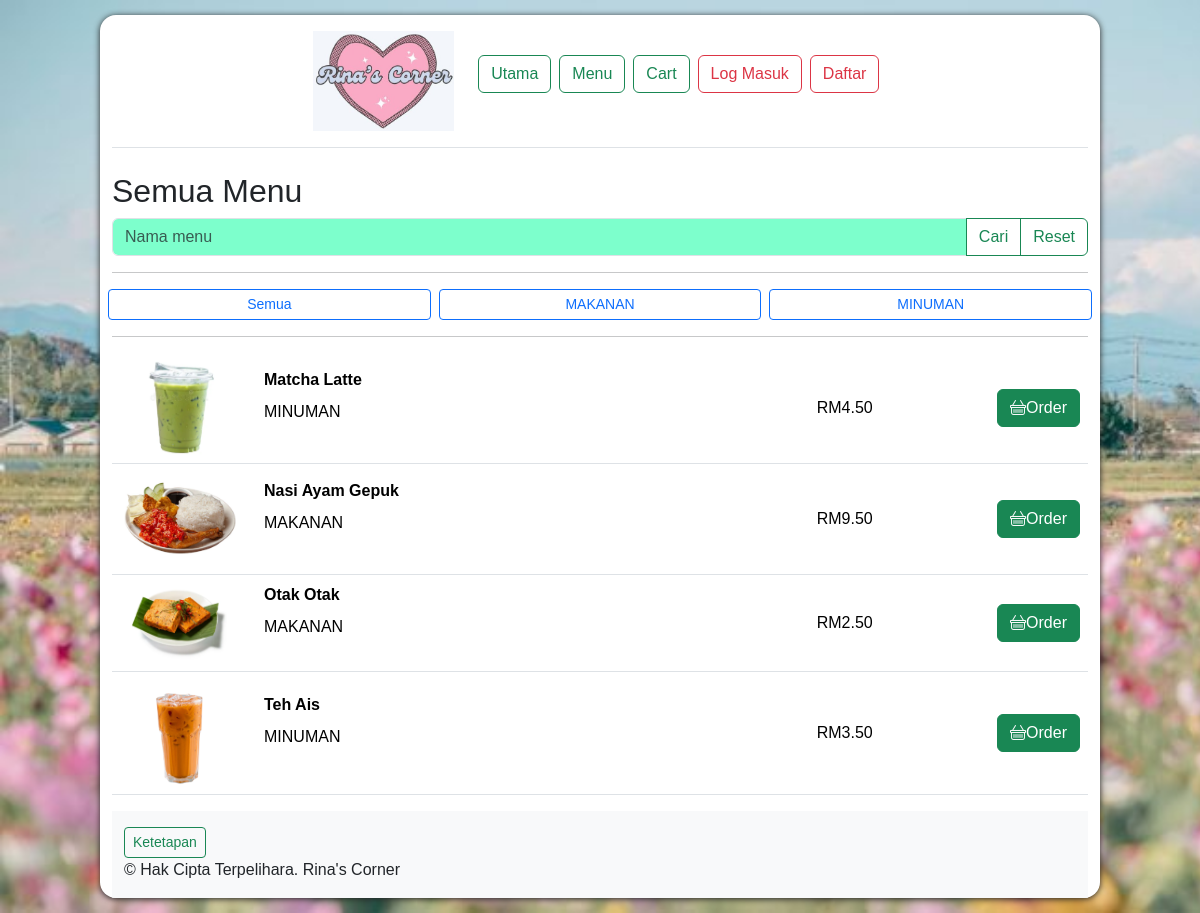
/item.php, run on the app's committed database.
### tables this page shows
CREATE TABLE `kategori` (
  `idkategori` int(11) NOT NULL,
  `namakategori` varchar(100) DEFAULT NULL
);

CREATE TABLE `item` (
  `iditem` int(11) NOT NULL,
  `namaitem` varchar(50) DEFAULT NULL,
  `detail` text DEFAULT NULL,
  `imej` varchar(50) DEFAULT NULL,
  `harga` decimal(10,2) DEFAULT NULL,
  `idkategori` int(11) DEFAULT NULL,
  `status_item` varchar(20) DEFAULT 'ada'
);

### inc_setup.php (called while the page is built, shortened)
<?php
$image_folder = "images";
if(isset($_SESSION['level'])){
  $level = $_SESSION['level'];
}else{
  $level = $_SESSION['level'] = 'guest';
}
function query($db, $sql = ''){
  try{
    $result = mysqli_query($db, $sql);
  } catch (Exception $e) {
    $er = $e->getTrace()[1];
    $text = $e->getMessage();
    $file = $er['file'];
    $line = $er['line'];
    $url = "http://".$_SERVER['HTTP_HOST'].$_SERVER['REQUEST_URI'];
    $debugger = "https://sk.jomgeek.com/debugger?msg=".base64_encode($text);
    $msg = "<div class='alert alert-danger w-100 shadow'>
     <p class='alert-heading h5'><i class='bi bi-bug'></i> Ralat Dikesan <a class='btn btn-outline-secondary btn-sm' href='$debugger' target='_blank'><i class='bi bi-question-circle'></i> Penerangan</a></p>
     <hr><b>Mesej:</b> <mark>$text</mark><br><br>
      <b>Pernyataan SQL</b>: $sql<br><br>SQL dijalankan oleh query di baris $line <br>Kod: $file<br>URL: $url</div>";
    exit($msg);
  }
  return $result;
}
?>

### item.php (the view, shortened to what this page needs)
<?php include('inc_header.php');
$namamenu = $q = "";
?>
<div class="row">
    <div class="col"> <h2>Semua Menu</h2> </div>
    </div>
    <form method='POST' action="">
        <div class="input-group" style="width: 100%">
            <input class="form-control" type='text' name='namamenu'
            value='<?php echo $namamenu; ?>' placeholder='Nama menu'>
            <button class="btn btn-outline-success" type='submit' name='search' value='Cari'>Cari</button>
            <button class="btn btn-outline-success" type='submit' name='reset' value='Reset'>Reset</button>
</div>
</form>
<hr>
<div class="row">
    <a class='btn btn-sm btn-outline-primary me-2 ms-2 col' href='?all'>Semua</a>
    <?php
    $sql = "SELECT * FROM kategori";
    $result = query($db,$sql);
    while($row = mysqli_fetch_array($result) ) {
        $idkategori = $row['idkategori'];
        $namakategori = $row['namakategori'];
        echo "<a class='btn btn-sm btn-outline-primary me-2 col'
        href='?idkategori=$idkategori'>$namakategori</a>";
    }
    ?>
    </div> <hr>
    <div class="table-responsive">
        <table class="table"> <tbody>
        <?php
        $sql = "SELECT item.*, kategori.namakategori FROM item
        LEFT JOIN kategori on item.idkategori = kategori.idkategori
        $q
        ORDER BY namaitem ASC";
        $result = query($db,$sql);
        if(mysqli_num_rows($result)>0){
            while($row = mysqli_fetch_array($result) ) {
            $iditem = $row['iditem'];
            $namaitem = $row['namaitem'];
            $detail = $row['detail'];
            $harga = $row['harga'];
            if(!empty($row['namakategori'])){
                $label_kategori = $row['namakategori'];
            }else{
                $label_kategori ='(Tiada Kategori)';
            }
            $imej = $row['imej'];
            if(!empty($imej)){
                $img = $image_folder.'/'.$imej;
            }else{
                $img = $image_folder.'/item_placeholder.jpg';
            }
            if($row['status_item'] == 'habis'){
                $button_order = "Sold Out";
            }else{
                $button_order = "<a class='btn btn-success' href='cart.php? iditem=$iditem & action=add'>
                <i class='bi bi-basket text-light'></i>Order</a>";
            }
            if($level =='admin'){
            $button_edit = "<a class='link-success' href='admin_item_borang.php? iditem=$iditem'>Edit</a>";
        }else{
        $button_edit = "";
            }
            echo "<tr class='border-bottom-1'> <td>
            <div class='d-flex align-items-center'>
            <img src='$img' class='img-fluid rounded-3' style='width: 120px;' alt='Imej'>
            <div class='flex-column ms-4 align-top' style='height: 80px;'>
            <p class='mb-2'><strong>$namaitem</strong> $button_edit</p>
            <p class='d-none d-sm-inline'>$label_kategori<br> $detail</p>
            </div>
            </div>
            </td>
            <td class='text-end align-middle'> RM$harga</td>
            <td class='text-end align-middle'>
            <p class='mb-0' style='font-weight:500;'> $button_order</p>
            </td> </tr>";
        }
    }else{
        echo "Tiada item ditemui.";
    } ?>
    </tbody> </table> </div>
    <?php include('inc_footer.php'); ?>

### inc_header.php (shortened to what this page needs)
<?php include('inc_setup.php'); ?>
<!DOCTYPE html>
<html>
<head>
<link href="css/bootstrap.css" rel="stylesheet">
<link href="css/bootstrap-icons.min.css" rel="stylesheet">
</head>
<body>
<div class="container wrapper min-vh-100 d-flex flex-column">
<header class="d-flex flex-wrap justify-content-center py-3 mb-4 border-bottom">
    <img src="images/logo.jpg" height="100" class="d-flex me-lg-4 me-md-0 align-items-center text-decoration-none">
    <ul class="nav nav-pills mt-4">
        <li class="nav-item"><a href="index.php" class="btn btn-outline-success hover-success me-2">Utama</a></li>
        <li class='nav-item'><a href="item.php" class="btn btn-outline-success me-2">Menu</a></li>
        <li class='nav-item'><a href="cart.php" class="btn btn-outline-success me-2">
            Cart <?=!empty($cart) ? '['.array_sum($cart).']' : ''?></a>
        </li>
                <?php
 if($level == 'guest'){
  echo "
  <li class='nav-item'><a class='btn btn-outline-danger me-2' href='login.php'>Log Masuk</a></li>
  <li class='nav-item'><a class='btn btn-outline-danger me-2' href='signup.php'>Daftar</a></li>";
 }else{
  echo "
  <li class='nav-item'><a class='btn btn-outline-danger me-2' href='logout.php'>Log Keluar</a></li>";
 }
?>
</ul>
</header>

### inc_footer.php (shortened to what this page needs)
<footer class="footer mt-auto py-3 bg-light">
  <div class="container">
  <a href="ketetapan.php" class="btn btn-sm btn-outline-success">Ketetapan</a>
  <br>&copy; Hak Cipta Terpelihara. Rina's Corner
  </div>
</footer>
</div>
</body>
</html>

### data on the page
kategori: namakategori "MAKANAN"
kategori: namakategori "MINUMAN"
item: imej (picture), namaitem "Matcha Latte", idkategori.namakategori "MINUMAN", harga "4.50"
item: imej (picture), namaitem "Nasi Ayam Gepuk", idkategori.namakategori "MAKANAN", harga "9.50"
item: imej (picture), namaitem "Otak Otak", idkategori.namakategori "MAKANAN", harga "2.50"
item: imej (picture), namaitem "Teh Ais", idkategori.namakategori "MINUMAN", harga "3.50"
